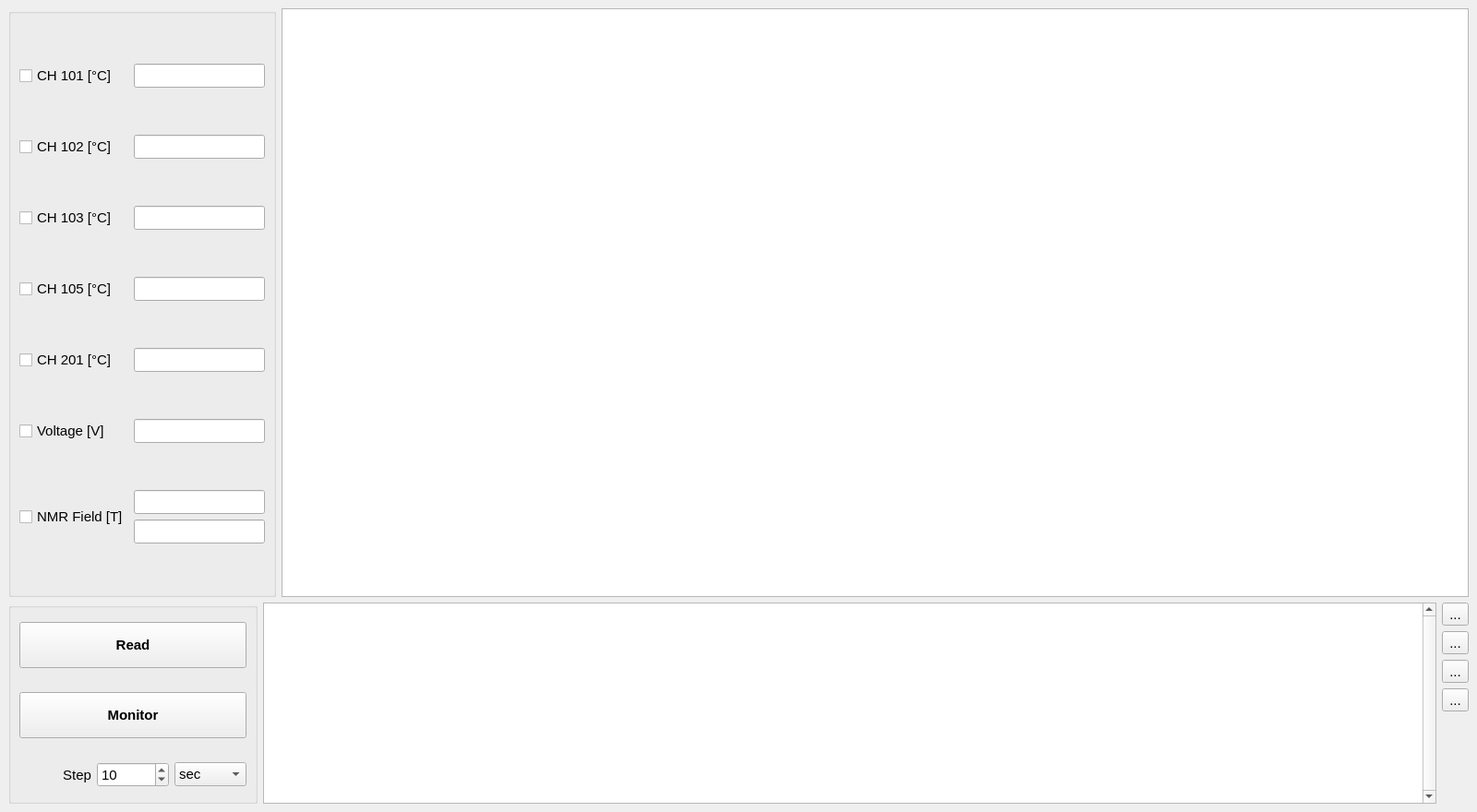
<?xml version="1.0" encoding="UTF-8"?>
<ui version="4.0">
 <class>measurement_wg</class>
 <widget class="QWidget" name="measurement_wg">
  <property name="geometry">
   <rect>
    <x>0</x>
    <y>0</y>
    <width>1600</width>
    <height>880</height>
   </rect>
  </property>
  <property name="font">
   <font>
    <pointsize>11</pointsize>
   </font>
  </property>
  <property name="windowTitle">
   <string>Measurement</string>
  </property>
  <layout class="QGridLayout" name="gridLayout">
   <property name="leftMargin">
    <number>9</number>
   </property>
   <property name="topMargin">
    <number>9</number>
   </property>
   <property name="rightMargin">
    <number>9</number>
   </property>
   <property name="bottomMargin">
    <number>9</number>
   </property>
   <item row="1" column="0">
    <widget class="QGroupBox" name="groupBox_3">
     <property name="minimumSize">
      <size>
       <width>270</width>
       <height>0</height>
      </size>
     </property>
     <property name="font">
      <font>
       <weight>50</weight>
       <bold>false</bold>
      </font>
     </property>
     <property name="title">
      <string/>
     </property>
     <layout class="QGridLayout" name="gridLayout_2">
      <property name="verticalSpacing">
       <number>20</number>
      </property>
      <item row="0" column="0" colspan="3">
       <widget class="QPushButton" name="read_btn">
        <property name="minimumSize">
         <size>
          <width>0</width>
          <height>50</height>
         </size>
        </property>
        <property name="font">
         <font>
          <weight>75</weight>
          <bold>true</bold>
         </font>
        </property>
        <property name="text">
         <string>Read</string>
        </property>
        <property name="autoExclusive">
         <bool>false</bool>
        </property>
       </widget>
      </item>
      <item row="1" column="0" colspan="3">
       <widget class="QPushButton" name="monitor_btn">
        <property name="minimumSize">
         <size>
          <width>0</width>
          <height>50</height>
         </size>
        </property>
        <property name="font">
         <font>
          <weight>75</weight>
          <bold>true</bold>
         </font>
        </property>
        <property name="text">
         <string>Monitor</string>
        </property>
        <property name="checkable">
         <bool>true</bool>
        </property>
        <property name="checked">
         <bool>false</bool>
        </property>
        <property name="autoRepeat">
         <bool>false</bool>
        </property>
        <property name="autoExclusive">
         <bool>false</bool>
        </property>
        <property name="autoDefault">
         <bool>false</bool>
        </property>
        <property name="default">
         <bool>false</bool>
        </property>
        <property name="flat">
         <bool>false</bool>
        </property>
       </widget>
      </item>
      <item row="2" column="1">
       <widget class="QDoubleSpinBox" name="monitorstep_sb">
        <property name="font">
         <font>
          <weight>50</weight>
          <bold>false</bold>
         </font>
        </property>
        <property name="decimals">
         <number>0</number>
        </property>
        <property name="minimum">
         <double>0.000000000000000</double>
        </property>
        <property name="maximum">
         <double>60.000000000000000</double>
        </property>
        <property name="value">
         <double>10.000000000000000</double>
        </property>
       </widget>
      </item>
      <item row="2" column="0">
       <widget class="QLabel" name="label_10">
        <property name="font">
         <font>
          <weight>50</weight>
          <bold>false</bold>
         </font>
        </property>
        <property name="text">
         <string>Step</string>
        </property>
        <property name="alignment">
         <set>Qt::AlignRight|Qt::AlignTrailing|Qt::AlignVCenter</set>
        </property>
       </widget>
      </item>
      <item row="2" column="2">
       <widget class="QComboBox" name="monitorunit_cmb">
        <property name="font">
         <font>
          <weight>50</weight>
          <bold>false</bold>
         </font>
        </property>
        <item>
         <property name="text">
          <string>sec</string>
         </property>
        </item>
        <item>
         <property name="text">
          <string>min</string>
         </property>
        </item>
        <item>
         <property name="text">
          <string>hour</string>
         </property>
        </item>
       </widget>
      </item>
     </layout>
    </widget>
   </item>
   <item row="1" column="1">
    <layout class="QHBoxLayout" name="horizontalLayout">
     <item>
      <widget class="QTableWidget" name="table_ta">
       <property name="sizePolicy">
        <sizepolicy hsizetype="Expanding" vsizetype="Preferred">
         <horstretch>0</horstretch>
         <verstretch>0</verstretch>
        </sizepolicy>
       </property>
       <property name="minimumSize">
        <size>
         <width>0</width>
         <height>0</height>
        </size>
       </property>
       <property name="font">
        <font>
         <family>MS Shell Dlg 2</family>
         <pointsize>10</pointsize>
         <weight>50</weight>
         <bold>false</bold>
        </font>
       </property>
       <property name="verticalScrollBarPolicy">
        <enum>Qt::ScrollBarAlwaysOn</enum>
       </property>
       <property name="horizontalScrollBarPolicy">
        <enum>Qt::ScrollBarAsNeeded</enum>
       </property>
       <property name="editTriggers">
        <set>QAbstractItemView::NoEditTriggers</set>
       </property>
       <attribute name="horizontalHeaderVisible">
        <bool>true</bool>
       </attribute>
       <attribute name="horizontalHeaderCascadingSectionResizes">
        <bool>false</bool>
       </attribute>
       <attribute name="horizontalHeaderDefaultSectionSize">
        <number>120</number>
       </attribute>
       <attribute name="horizontalHeaderHighlightSections">
        <bool>true</bool>
       </attribute>
       <attribute name="horizontalHeaderMinimumSectionSize">
        <number>120</number>
       </attribute>
       <attribute name="horizontalHeaderStretchLastSection">
        <bool>true</bool>
       </attribute>
       <attribute name="verticalHeaderVisible">
        <bool>false</bool>
       </attribute>
      </widget>
     </item>
     <item>
      <layout class="QVBoxLayout" name="verticalLayout">
       <item>
        <widget class="QToolButton" name="save_btn">
         <property name="text">
          <string>...</string>
         </property>
         <property name="icon">
          <iconset>
           <normaloff>../../resources/img/save.png</normaloff>../../resources/img/save.png</iconset>
         </property>
         <property name="iconSize">
          <size>
           <width>24</width>
           <height>27</height>
          </size>
         </property>
        </widget>
       </item>
       <item>
        <widget class="QToolButton" name="copy_btn">
         <property name="minimumSize">
          <size>
           <width>24</width>
           <height>24</height>
          </size>
         </property>
         <property name="font">
          <font>
           <weight>50</weight>
           <bold>false</bold>
          </font>
         </property>
         <property name="text">
          <string>...</string>
         </property>
         <property name="icon">
          <iconset>
           <normaloff>../../resources/img/copy.png</normaloff>../../resources/img/copy.png</iconset>
         </property>
         <property name="iconSize">
          <size>
           <width>24</width>
           <height>24</height>
          </size>
         </property>
        </widget>
       </item>
       <item>
        <widget class="QToolButton" name="remove_btn">
         <property name="minimumSize">
          <size>
           <width>24</width>
           <height>24</height>
          </size>
         </property>
         <property name="font">
          <font>
           <weight>50</weight>
           <bold>false</bold>
          </font>
         </property>
         <property name="text">
          <string>...</string>
         </property>
         <property name="icon">
          <iconset>
           <normaloff>../../resources/img/delete.png</normaloff>../../resources/img/delete.png</iconset>
         </property>
         <property name="iconSize">
          <size>
           <width>24</width>
           <height>24</height>
          </size>
         </property>
        </widget>
       </item>
       <item>
        <widget class="QToolButton" name="clear_btn">
         <property name="minimumSize">
          <size>
           <width>24</width>
           <height>24</height>
          </size>
         </property>
         <property name="font">
          <font>
           <weight>50</weight>
           <bold>false</bold>
          </font>
         </property>
         <property name="text">
          <string>...</string>
         </property>
         <property name="icon">
          <iconset>
           <normaloff>../../resources/img/clear.png</normaloff>../../resources/img/clear.png</iconset>
         </property>
         <property name="iconSize">
          <size>
           <width>24</width>
           <height>24</height>
          </size>
         </property>
        </widget>
       </item>
       <item>
        <spacer name="verticalSpacer_2">
         <property name="orientation">
          <enum>Qt::Vertical</enum>
         </property>
         <property name="sizeType">
          <enum>QSizePolicy::Fixed</enum>
         </property>
         <property name="sizeHint" stdset="0">
          <size>
           <width>20</width>
           <height>100</height>
          </size>
         </property>
        </spacer>
       </item>
      </layout>
     </item>
    </layout>
   </item>
   <item row="0" column="0" colspan="2">
    <layout class="QHBoxLayout" name="horizontalLayout_2">
     <item>
      <widget class="QGroupBox" name="groupBox_wg">
       <property name="minimumSize">
        <size>
         <width>270</width>
         <height>0</height>
        </size>
       </property>
       <layout class="QGridLayout" name="gridLayout_3">
        <item row="0" column="0">
         <widget class="QCheckBox" name="mch_ch101_chb">
          <property name="text">
           <string>CH 101 [°C]</string>
          </property>
         </widget>
        </item>
        <item row="0" column="1">
         <widget class="QLineEdit" name="mch_ch101_le">
          <property name="sizePolicy">
           <sizepolicy hsizetype="Preferred" vsizetype="Fixed">
            <horstretch>0</horstretch>
            <verstretch>0</verstretch>
           </sizepolicy>
          </property>
          <property name="maximumSize">
           <size>
            <width>16777215</width>
            <height>16777215</height>
           </size>
          </property>
          <property name="readOnly">
           <bool>true</bool>
          </property>
         </widget>
        </item>
        <item row="2" column="1">
         <widget class="QLineEdit" name="mch_ch103_le">
          <property name="sizePolicy">
           <sizepolicy hsizetype="Preferred" vsizetype="Fixed">
            <horstretch>0</horstretch>
            <verstretch>0</verstretch>
           </sizepolicy>
          </property>
          <property name="maximumSize">
           <size>
            <width>16777215</width>
            <height>16777215</height>
           </size>
          </property>
          <property name="readOnly">
           <bool>true</bool>
          </property>
         </widget>
        </item>
        <item row="3" column="0">
         <widget class="QCheckBox" name="mch_ch105_chb">
          <property name="text">
           <string>CH 105 [°C]</string>
          </property>
         </widget>
        </item>
        <item row="1" column="1">
         <widget class="QLineEdit" name="mch_ch102_le">
          <property name="sizePolicy">
           <sizepolicy hsizetype="Preferred" vsizetype="Fixed">
            <horstretch>0</horstretch>
            <verstretch>0</verstretch>
           </sizepolicy>
          </property>
          <property name="maximumSize">
           <size>
            <width>16777215</width>
            <height>16777215</height>
           </size>
          </property>
          <property name="readOnly">
           <bool>true</bool>
          </property>
         </widget>
        </item>
        <item row="2" column="0">
         <widget class="QCheckBox" name="mch_ch103_chb">
          <property name="text">
           <string>CH 103 [°C]</string>
          </property>
         </widget>
        </item>
        <item row="1" column="0">
         <widget class="QCheckBox" name="mch_ch102_chb">
          <property name="text">
           <string>CH 102 [°C]</string>
          </property>
         </widget>
        </item>
        <item row="3" column="1">
         <widget class="QLineEdit" name="mch_ch105_le">
          <property name="sizePolicy">
           <sizepolicy hsizetype="Preferred" vsizetype="Fixed">
            <horstretch>0</horstretch>
            <verstretch>0</verstretch>
           </sizepolicy>
          </property>
          <property name="maximumSize">
           <size>
            <width>16777215</width>
            <height>16777215</height>
           </size>
          </property>
          <property name="readOnly">
           <bool>true</bool>
          </property>
         </widget>
        </item>
        <item row="5" column="0">
         <widget class="QCheckBox" name="mult_voltage_chb">
          <property name="text">
           <string>Voltage [V]</string>
          </property>
         </widget>
        </item>
        <item row="5" column="1">
         <widget class="QLineEdit" name="mult_voltage_le">
          <property name="sizePolicy">
           <sizepolicy hsizetype="Preferred" vsizetype="Fixed">
            <horstretch>0</horstretch>
            <verstretch>0</verstretch>
           </sizepolicy>
          </property>
          <property name="maximumSize">
           <size>
            <width>16777215</width>
            <height>16777215</height>
           </size>
          </property>
          <property name="readOnly">
           <bool>true</bool>
          </property>
         </widget>
        </item>
        <item row="6" column="0">
         <widget class="QCheckBox" name="nmr_field_chb">
          <property name="text">
           <string>NMR Field [T]</string>
          </property>
         </widget>
        </item>
        <item row="6" column="1">
         <layout class="QVBoxLayout" name="verticalLayout_4">
          <item>
           <widget class="QLineEdit" name="nmr_field_le">
            <property name="sizePolicy">
             <sizepolicy hsizetype="Preferred" vsizetype="Fixed">
              <horstretch>0</horstretch>
              <verstretch>0</verstretch>
             </sizepolicy>
            </property>
            <property name="maximumSize">
             <size>
              <width>16777215</width>
              <height>16777215</height>
             </size>
            </property>
            <property name="readOnly">
             <bool>true</bool>
            </property>
           </widget>
          </item>
          <item>
           <widget class="QLineEdit" name="nmr_field_state_le">
            <property name="sizePolicy">
             <sizepolicy hsizetype="Preferred" vsizetype="Fixed">
              <horstretch>0</horstretch>
              <verstretch>0</verstretch>
             </sizepolicy>
            </property>
            <property name="maximumSize">
             <size>
              <width>16777215</width>
              <height>16777215</height>
             </size>
            </property>
            <property name="readOnly">
             <bool>true</bool>
            </property>
           </widget>
          </item>
         </layout>
        </item>
        <item row="4" column="0">
         <widget class="QCheckBox" name="mch_ch201_chb">
          <property name="text">
           <string>CH 201 [°C]</string>
          </property>
         </widget>
        </item>
        <item row="4" column="1">
         <widget class="QLineEdit" name="mch_ch201_le">
          <property name="sizePolicy">
           <sizepolicy hsizetype="Preferred" vsizetype="Fixed">
            <horstretch>0</horstretch>
            <verstretch>0</verstretch>
           </sizepolicy>
          </property>
          <property name="maximumSize">
           <size>
            <width>16777215</width>
            <height>16777215</height>
           </size>
          </property>
          <property name="readOnly">
           <bool>true</bool>
          </property>
         </widget>
        </item>
       </layout>
      </widget>
     </item>
     <item>
      <widget class="PlotWidget" name="plot_pw">
       <property name="backgroundBrush">
        <brush brushstyle="NoBrush">
         <color alpha="255">
          <red>255</red>
          <green>255</green>
          <blue>255</blue>
         </color>
        </brush>
       </property>
       <property name="foregroundBrush">
        <brush brushstyle="NoBrush">
         <color alpha="255">
          <red>252</red>
          <green>255</green>
          <blue>255</blue>
         </color>
        </brush>
       </property>
      </widget>
     </item>
    </layout>
   </item>
  </layout>
 </widget>
 <customwidgets>
  <customwidget>
   <class>PlotWidget</class>
   <extends>QGraphicsView</extends>
   <header>pyqtgraph</header>
  </customwidget>
 </customwidgets>
 <resources/>
 <connections/>
</ui>
